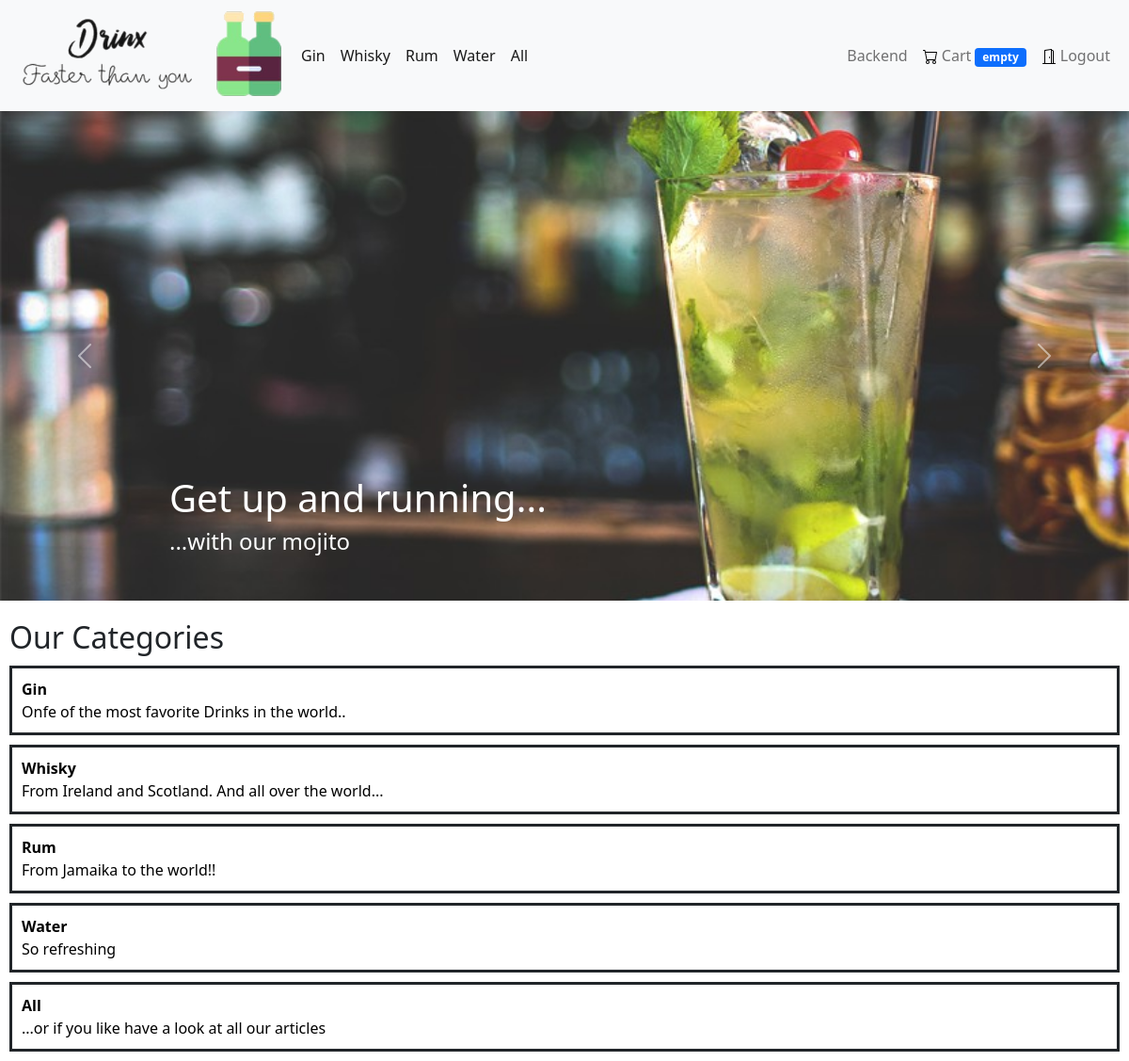
The page / (signed in) on the database its author committed.
### drinx/models.py (models this page shows, shortened)
class Category(models.Model):
    name = models.CharField(blank=False, max_length=20)
    description = models.TextField(blank=False)
    display_order = models.PositiveSmallIntegerField(default=False)
    is_active = models.BooleanField(default=False)

### drinx/views.py (the view)
# urls.py: path("", views.index, name="index"),
def index(request):
    categories =  Category.objects.all().filter(is_active=True).order_by('display_order')
    return render(request, "drinx/index.html", {
        "categories": categories,
        "cartQty": cartQty(request)
    })

### drinx/views.py (called while the page is built, shortened)
def cartQty(request):
    cartQty = 0
    if "cart" not in request.session:
        return "empty"

### drinx/templates/drinx/index.html (shortened to what this page needs)
{% extends "drinx/layout.html" %}
{% load static %}
{% block body %}
    <div id="carouselExampleCaptions" class="carousel slide carousel-fade" data-bs-ride="carousel">
        <div class="carousel-inner">
        <div class="carousel-item active" data-bs-interval="5000">
            <img src="{% static 'drinx/images/SliderImage1.jpg' %}" class="d-block w-100" alt="...">
            <div class="carousel-caption d-none d-md-block" style="text-align:left">
                <h1>Get up and running...</h1>
                <h4>...with our mojito</h4>
            </div>
        </div>
        </div>
        <button class="carousel-control-prev" type="button" data-bs-target="#carouselExampleCaptions" data-bs-slide="prev">
        <span class="carousel-control-prev-icon" aria-hidden="true"></span>
        </button>
        <button class="carousel-control-next" type="button" data-bs-target="#carouselExampleCaptions" data-bs-slide="next">
        <span class="carousel-control-next-icon" aria-hidden="true"></span>
        </button>
    </div>
    <h2 style="margin-top:20px; margin-left:10px;">Our Categories</h1>
    {% for category in categories %}
        <div class="category-selector">
            <a style="text-decoration: none; color: black;" href="{% url 'articles' category.id %}">
                <div>
                    <strong>{{ category.name }}</strong>
                    <br>
                    {{ category.description }}
                </div>
            </a>
        </div>
    {% endfor %}
    <div class="category-selector">
        <a style="text-decoration: none; color: black;" href="{% url 'articles' 0 %}">
            <div>
                <strong>All</strong>
                <br>
                ...or if you like have a look at all our articles
            </div>
        </a>
    </div>
{% endblock %}

### drinx/templates/drinx/layout.html (shortened to what this page needs)
{% load static %}
<!DOCTYPE html>
<html lang="en">
    <head>
        <link href="https://cdn.jsdelivr.net/npm/bootstrap@5.0.0-beta3/dist/css/bootstrap.min.css" rel="stylesheet">
        <link href="{% static 'drinx/styles.css' %}" rel="stylesheet">
    </head>
    <body>
      {% block navigation %}
        <nav class="navbar navbar sticky-top navbar-expand-lg navbar-light bg-light">
          <div class="container-fluid">
              <img onclick="gotoIndex()" src="{% static 'drinx/images/Logo.png' %}" style="height:auto;width:300px;max-width:50%;" class="d-inline-block align-text-top title-image">
              <div class="collapse navbar-collapse" id="navbarTogglerDemo02">
                <ul class="navbar-nav me-auto mb-2 mb-lg-0">
                  {% for category in categories %}
                    <li class="nav-item">
                      <a class="nav-link active" aria-current="page" href="{% url 'articles' category.id %}">{{ category.name }}</a>
                    </li>
                  {% endfor %}
                  <li class="nav-item">
                    <a class="nav-link active" aria-current="page" href="{% url 'articles' 0 %}">All</a>
                  </li>
                </ul>
                <ul class="navbar-nav  mb-2 mb-lg-0">
                  <li class="nav-item d-flex">
                    {% if user.is_staff %}
                      <a class="nav-link" aria-current="page" href="{% url 'backend_index' %}">
                        Backend
                      </a>
                    {% endif %}
                  </li>
                  <li class="nav-item d-flex">
                    <a class="nav-link" aria-current="page" href="{% url 'cart' %}">
                      <img src="{% static 'drinx/images/cart.svg' %}">
                      Cart
                      <span class="badge bg-primary" id="cartCounter">{{ cartQty }}</span>
                    </a>
                  </li>
                  <li class="nav-item d-flex">
                    {% if user.is_authenticated %}
                      <a class="nav-link" aria-current="page" href="{% url 'logout' %}">
                        <img src="{% static 'drinx/images/door-open.svg' %}">
                        Logout
                      </a>
                    {% else %}
                        <a class="nav-link" aria-current="page" href="{% url 'login' %}">
                          <img src="{% static 'drinx/images/door-open.svg' %}">
                          Login
                        </a>
                    {% endif %}
                  </li>
                </ul>
              </div>
          </div>
        </nav>
      {% endblock %}
      {% block body %}
      {% endblock %}
    </body>
</html>

### drinx/static/drinx/styles.css (style rules this page uses)
.category-selector { border: solid; margin: 10px; padding: 10px; }

### rows shown on the page
Category: name "Gin", description "Onfe of the most favorite Drinks in the world.."
Category: name "Whisky", description "From Ireland and Scotland. And all over the world..."
Category: name "Rum", description "From Jamaika to the world!!"
Category: name "Water", description "So refreshing"

### other values the page prints
{{ cartQty }} "empty"
